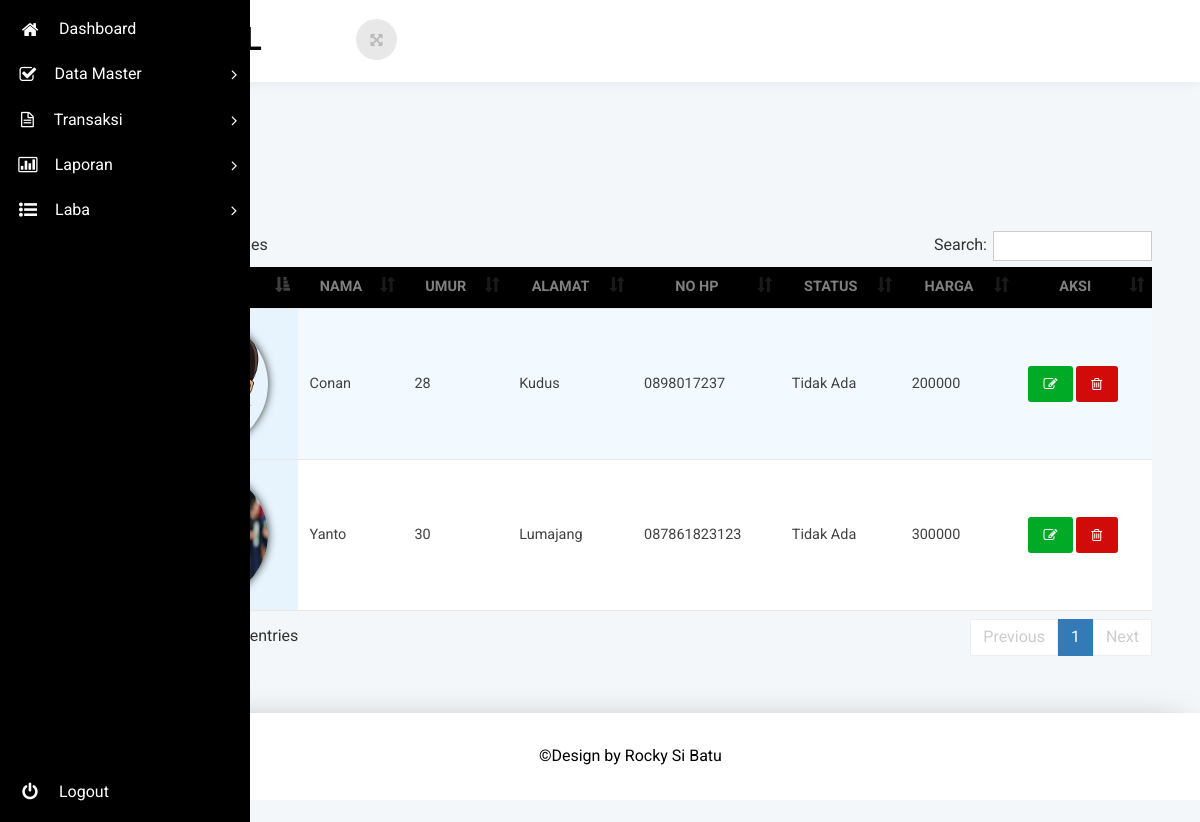
The app's page /dashboard.php?halaman=daftar-supir (signed in) with its own data.
### tables this page shows
CREATE TABLE `supir` (
  `id_supir` int(11) NOT NULL,
  `id_rental` int(11) NOT NULL,
  `foto_supir` varchar(150) NOT NULL,
  `nama_supir` varchar(150) NOT NULL,
  `jenis_kelamin_supir` varchar(150) NOT NULL,
  `umur_supir` int(11) NOT NULL,
  `alamat_supir` varchar(150) NOT NULL,
  `no_hp_supir` varchar(15) NOT NULL,
  `status_supir` varchar(25) NOT NULL,
  `harga_supir` varchar(20) NOT NULL
);

### halaman/daftar-supir.php (the view, shortened to what this page needs)
<link rel="stylesheet" type="text/css" href="css/table-style.css" />
<link rel="stylesheet" type="text/css" href="css/basictable.css" />
      <div class="agile-grids">
        <div class="agile-tables">
          <h3>Daftar Supir</h3>
          <a style="margin-bottom:15px;" href="?halaman=input-supir" class="btn btn-biru"><i class="btn-icon-only/ icon-plus"> </i>Tambah</a>
          <table width="100%" id="example1" class="two-axis">
          <thead>
            <tr>
              <th style="text-align:center;">Foto</th>
              <th style="text-align:center;">Nama</th>
              <th style="text-align:center;">Umur</th>
              <th style="text-align:center;">Alamat</th>
              <th style="text-align:center;">No Hp</th>
              <th style="text-align:center;">Status</th>
              <th style="text-align:center;">Harga</th>
            <th style="text-align:center;">Aksi</th>
            </tr>
          </thead>
          <tbody>
          <?php
            $query = mysql_query("SELECT * FROM supir");
            while ($data=mysql_fetch_array($query)) {
          ?>
            <tr>
            <td style="text-align:center;"><img class="circular" src="images/foto-supir/<?php echo $data['foto_supir']; ?>"</td>
            <td><?php echo $data['nama_supir']; ?></td>
            <td><?php echo $data['umur_supir']; ?></td>
            <td><?php echo $data['alamat_supir']; ?></td>
            <td><?php echo $data['no_hp_supir']; ?></td>
            <td><?php echo $data['status_supir']; ?></td>
            <td><?php echo $data['harga_supir']; ?></td>
            <td>
                      <a data-toggle="modal" data-target="#myModal" class="btn btn-small btn-primary open_modal" id="<?php echo $data['id_supir']; ?>"><i class="btn-icon-only/ icon-edit"> </i></a>
                      <a onclick="return confirm('Yakin ingin menghapus data ?')"  href="?halaman=daftar-supir&delete=<?php echo $data['id_supir']; ?>" class="btn btn-danger btn-small"><i class="btn-icon-only/ icon-trash"> </i></a></td>
            </tr>
          <?php
          }
          ?>
          </tbody>
          </table>
        </div>
      </div>
<link rel="stylesheet" href="asset_datatable/datatables/dataTables.bootstrap.css">

### css/table-style.css (style rules this page uses)
table { background: white; border-collapse: collapse; margin: 1.25em 0 0; width: 100%; }
table tr, table th, table td { border: none; border-bottom: 1px solid #e8e8e8; font-size: .95em; }
table th, table td { padding: 10px 12px; text-align: left; }
table th { background: black; color: grey; text-transform: uppercase; }
table tr td { background: #f3faff; color: #424242; }
table tr:nth-of-type(2n+2) td { background: #ffffff; }
table.two-axis tr td:first-of-type { background: #e7f4fd; }
table { width: 100%; }

### records on screen
supir: nama_supir "Conan", umur_supir "28", alamat_supir "Kudus", no_hp_supir "0898017237", status_supir "Tidak Ada", harga_supir "200000"
supir: nama_supir "Yanto", umur_supir "30", alamat_supir "Lumajang", no_hp_supir "087861823123", status_supir "Tidak Ada", harga_supir "300000"
